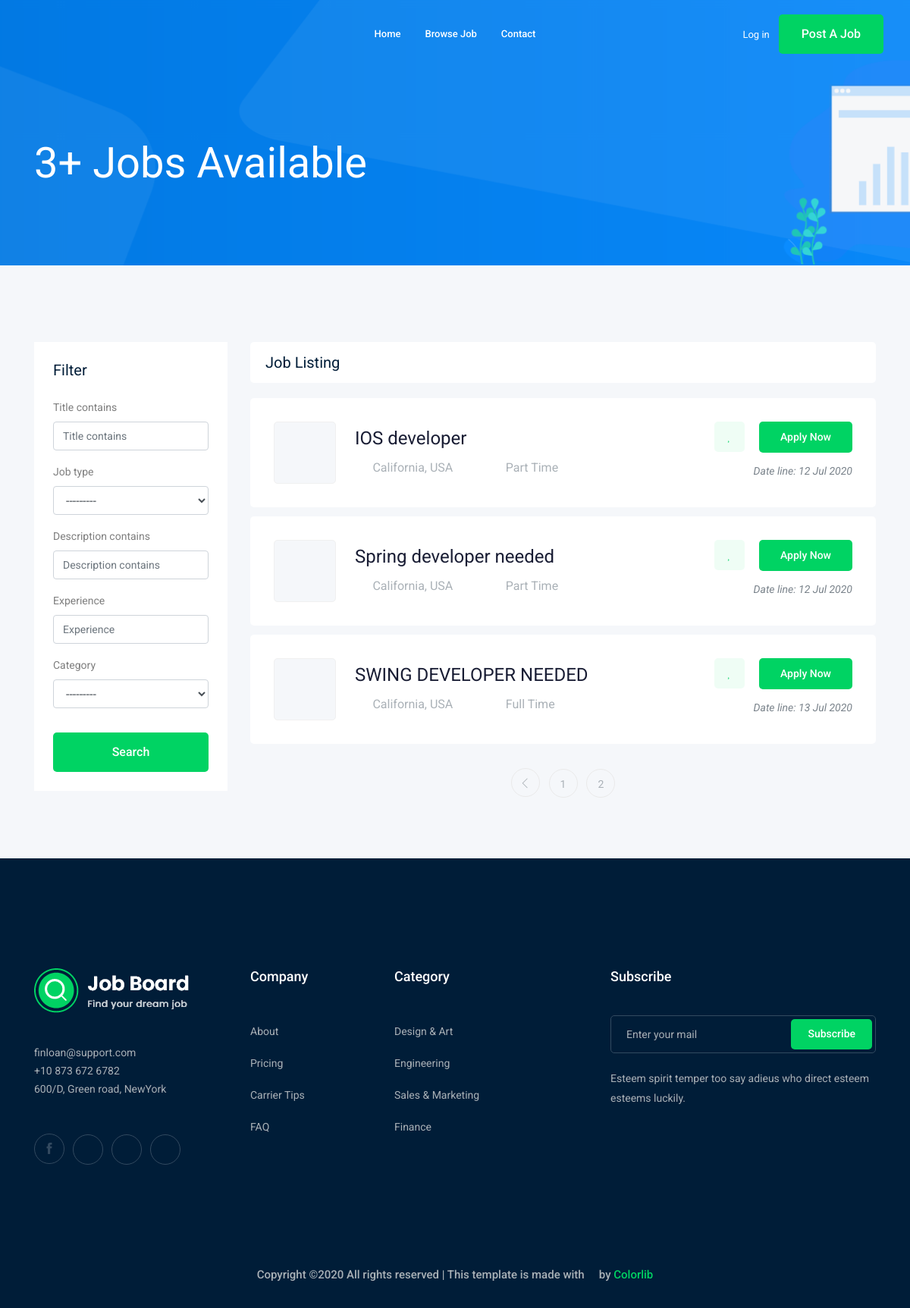
/jobs/?page=2, run on an earlier commit of the app's database.
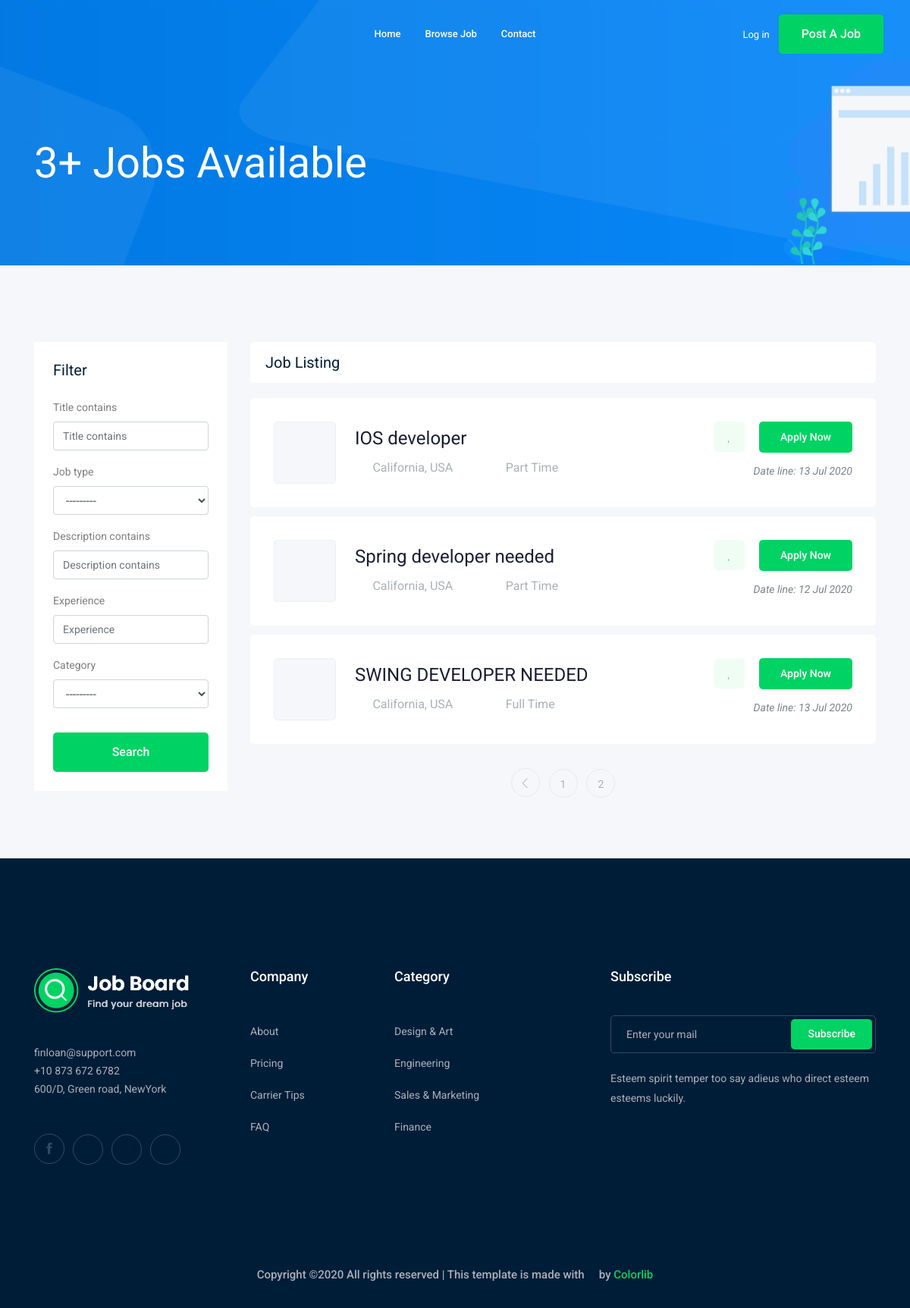
And on a later commit of the database.
### job/models.py (models this page shows, shortened)
class Job(models.Model):
    owner = models.ForeignKey(User,related_name='job_owner',on_delete=models.CASCADE )
    title = models.CharField(max_length=80)
    job_type = models.CharField(max_length=20, choices=JOB_TYPE)
    description = models.TextField(max_length=1000)
    published_at = models.DateTimeField(auto_now=True)
    vacancy = models.IntegerField(default=1)
    salary = models.IntegerField(default=0)
    experience = models.IntegerField(default=1)
    category = models.ForeignKey("Category", on_delete=models.CASCADE)
    image = models.ImageField(upload_to=imageUpload)
    slug = models.SlugField(blank=True, null=True)
    def __str__(self):
        return self.title

### job/views.py (the view)
# urls.py: path('',views.jobList,name = "job_list"),
def jobList(request):
    jobList = Job.objects.all()  # fetch data ==> model queryset
    myfilter = JobFilter(request.GET, queryset=jobList)
    jobList = myfilter.qs
    paginator = Paginator(jobList, 3)  # Show 25 contacts per page.
    page_number = request.GET.get('page')
    page_obj = paginator.get_page(page_number)
    context = {
        'jobs': page_obj ,
        'myfilter': myfilter
    }
    return render(request, 'job/jobList.html', context)

### job/models.py (called while the page is built)
    def __str__(self):
        return self.name

### job/templates/job/jobList.html (shortened to what the changed rows need)
{% extends 'base.html' %}
{% load bootstrap4 %}
{% load static %}
{% block body %}
<div class="job_listing_area plus_padding">
    <div class="container">
        <div class="row">
            <div class="col-lg-9">
                <div class="job_lists m-0">
                    <div class="row">
                        {% for job in jobs %}
                        <div class="col-lg-12 col-md-12">
                            <div class="single_jobs white-bg d-flex justify-content-between">
                                <div class="jobs_left d-flex align-items-center">
                                    <div class="thumb">
                                    </div>
                                    <div class="jobs_conetent">
                                        <a href="{% url 'jobs:jobDetail' job.slug %}"><h4>{{job}}</h4></a>
                                        <div class="links_locat d-flex align-items-center">
                                            <div class="location">
                                                <p><i class="fa fa-map-marker"></i> California, USA</p>
                                            </div>
                                            <div class="location">
                                                <p><i class="fa fa-clock-o"></i>{{job.job_type}}</p>
                                            </div>
                                        </div>
                                    </div>
                                </div>
                                <div class="jobs_right">
                                    <div class="apply_now">
                                        <a class="heart_mark" href="#"> <i class="fa fa-heart"></i> </a>
                                        <a href="{% url 'jobs:jobDetail' job.slug %}" class="boxed-btn3">Apply Now</a>
                                    </div>
                                    <div class="date">
                                        <p>Date line: {{job.published_at|date:'d M o'}}</p>
                                    </div>
                                </div>
                            </div>
                        </div>
                        {%endfor%}
                    </div>
                </div>
            </div>
        </div>
    </div>
</div>
{% endblock body %}

What changed in the data, as far as the page shows it:
changed Job "IOS developer": published_at "12 Jul 2020" → "13 Jul 2020"
